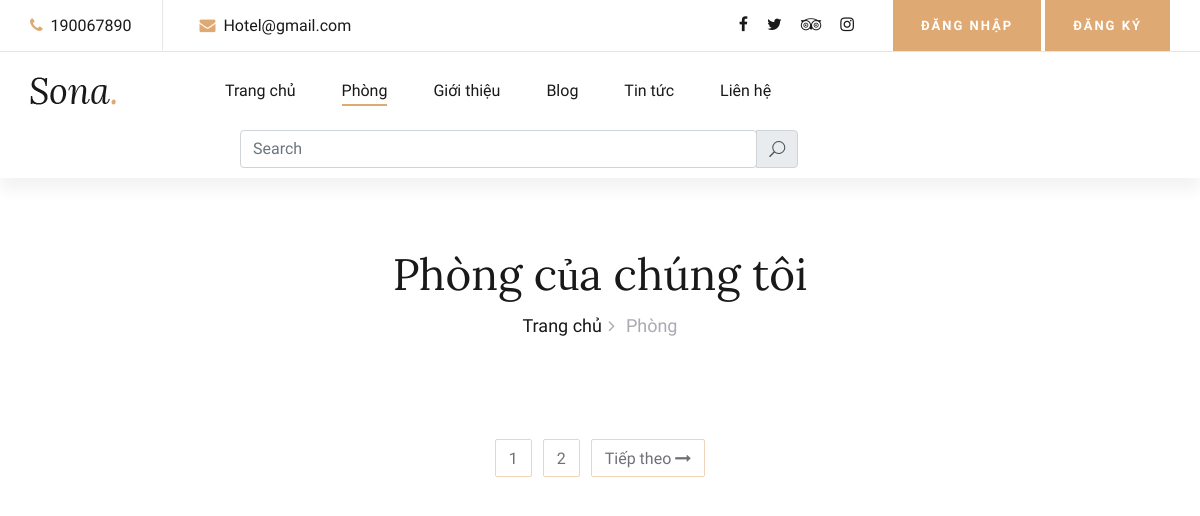
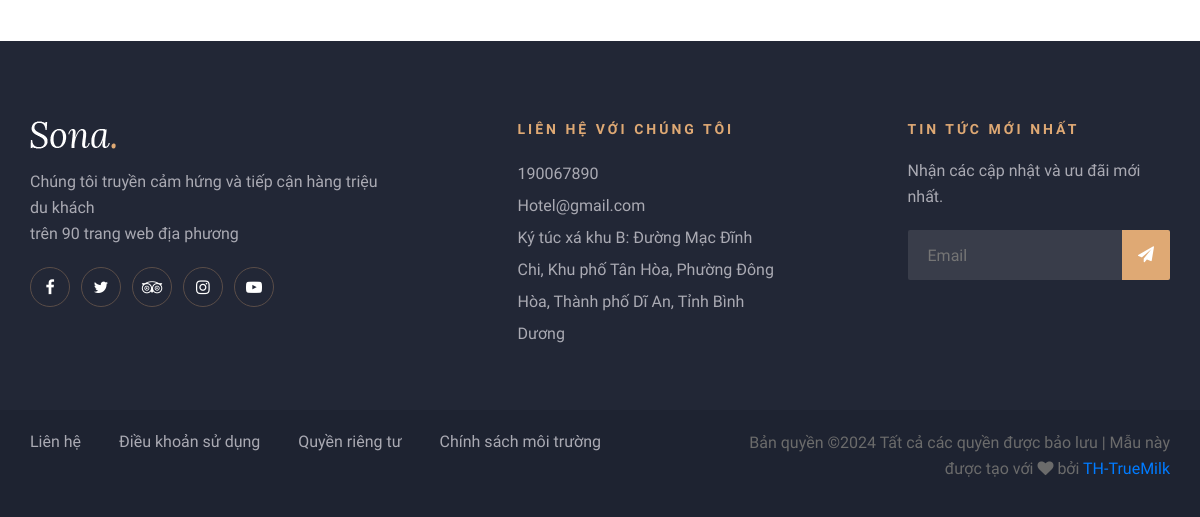
Page /rooms/ on the earlier database version (2 pictures, top to bottom).
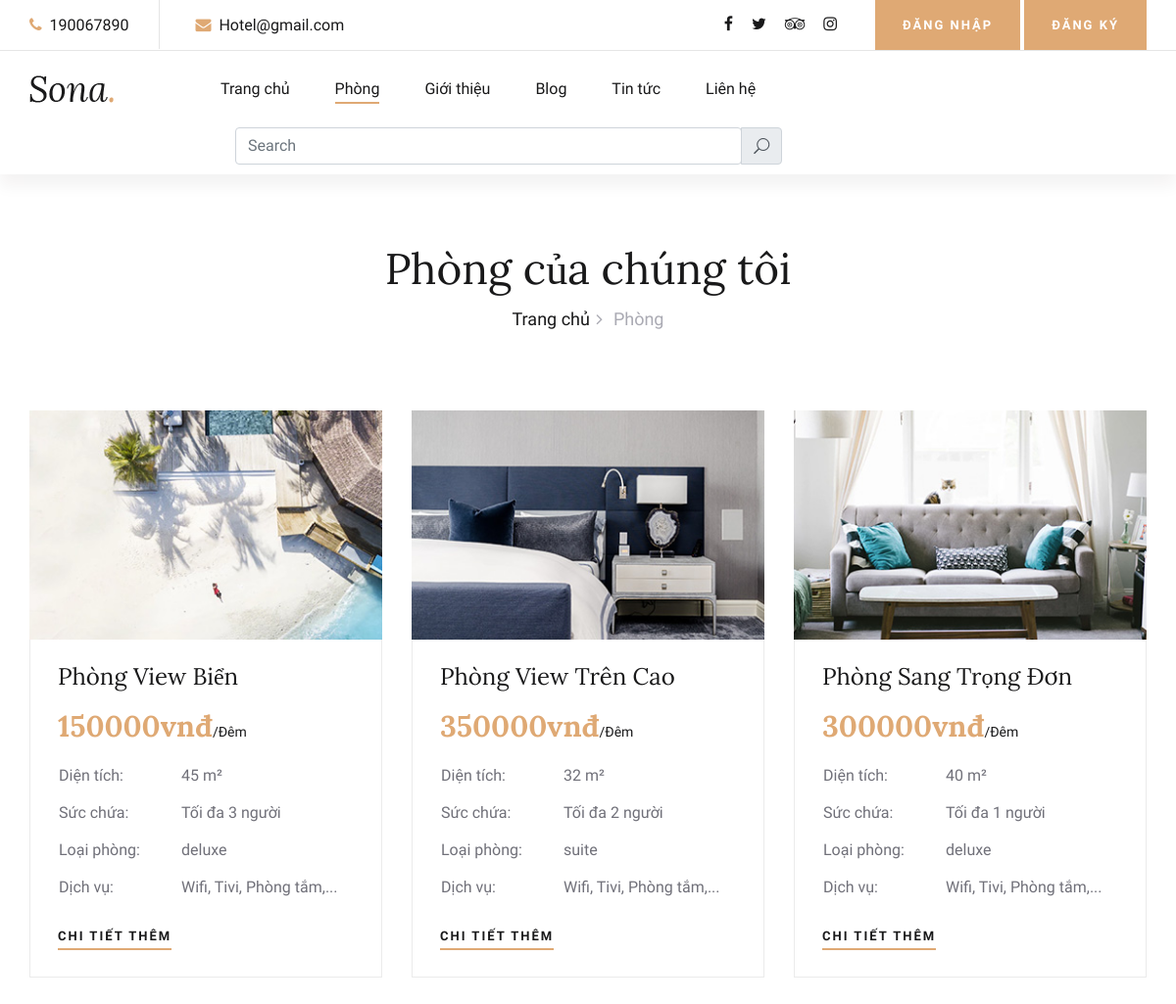
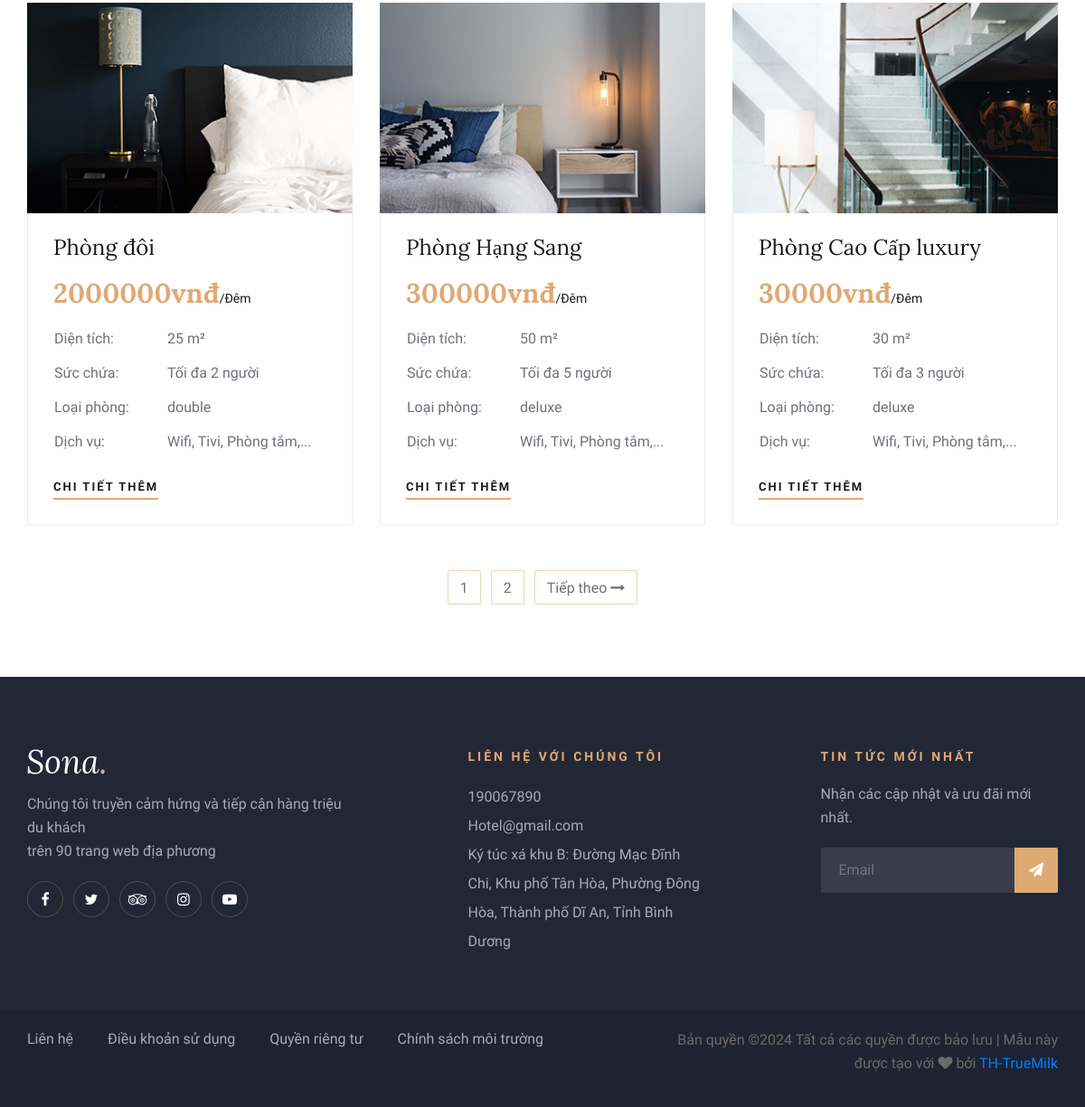
Same page on the later database version (2 pictures, top to bottom).
### app/models.py (models this page shows, shortened)
class Room(models.Model):
    ROOM_TYPES = (
        ('single', 'Phòng đơn'),
        ('double', 'Phòng đôi'),
        ('suite', 'Phòng suite'),
        ('deluxe', 'Phòng cao cấp'),
    )
    name = models.CharField(max_length=200, verbose_name="Tên phòng")
    room_type = models.CharField(max_length=20, choices=ROOM_TYPES, verbose_name="Loại phòng")
    price = models.DecimalField(max_digits=10, decimal_places=2, verbose_name="Giá mỗi đêm (VNĐ)")
    size = models.IntegerField(help_text="Diện tích tính bằng mét vuông", verbose_name="Diện tích")
    service = models.CharField(max_length=200, verbose_name="Dịch vụ")
    capacity = models.IntegerField(help_text="Số khách tối đa", verbose_name="Sức chứa")
    description = RichTextField(verbose_name="Mô tả chi tiết")
    image = models.ImageField(upload_to='rooms/', verbose_name="Hình ảnh")
    is_available = models.BooleanField(default=True, verbose_name="Còn trống")
    created_at = models.DateTimeField(auto_now_add=True, verbose_name="Ngày tạo")
    updated_at = models.DateTimeField(auto_now=True, verbose_name="Ngày cập nhật")
    class Meta:
        ordering = ['-created_at']
        verbose_name = "Phòng"
        verbose_name_plural = "Các phòng"

### app/views.py (the view)
# urls.py: path('rooms/', views.rooms, name='rooms'),
def rooms(request):
    rooms = Room.objects.all()
    context = {'rooms': rooms}
    return render(request, 'rooms.html',context)

### app/templates/rooms.html (shortened to what this page needs)
{% load static %}
<!DOCTYPE html>
<html lang="vi">
<head>
    <link rel="stylesheet" href="{% static 'css/bootstrap.min.css' %}" type="text/css">
    <link rel="stylesheet" href="{% static 'css/font-awesome.min.css' %}" type="text/css">
    <link rel="stylesheet" href="{% static 'css/elegant-icons.css' %}" type="text/css">
    <link rel="stylesheet" href="{% static 'css/flaticon.css' %}" type="text/css">
    <link rel="stylesheet" href="{% static 'css/owl.carousel.min.css' %}" type="text/css">
    <link rel="stylesheet" href="{% static 'css/nice-select.css' %}" type="text/css">
    <link rel="stylesheet" href="{% static 'css/jquery-ui.min.css' %}" type="text/css">
    <link rel="stylesheet" href="{% static 'css/magnific-popup.css' %}" type="text/css">
    <link rel="stylesheet" href="{% static 'css/slicknav.min.css' %}" type="text/css">
    <link rel="stylesheet" href="{% static 'css/style.css' %}" type="text/css">
</head>
<body>
    <header class="header-section header-normal">
        <div class="top-nav">
            <div class="container">
                <div class="row">
                    <div class="col-lg-6">
                        <ul class="tn-left">
                            <li><i class="fa fa-phone"></i> 190067890</li>
                            <li><i class="fa fa-envelope"></i> Hotel@gmail.com</li>
                        </ul>
                    </div>
                    <div class="col-lg-6">
                        <div class="tn-right">
                            <div class="top-social">
                                <a href="#"><i class="fa fa-facebook"></i></a>
                                <a href="#"><i class="fa fa-twitter"></i></a>
                                <a href="#"><i class="fa fa-tripadvisor"></i></a>
                                <a href="#"><i class="fa fa-instagram"></i></a>
                            </div>
                            <a href="{% url 'login' %}" class="bk-btn">đăng nhập</a>
                            <a href="{% url 'signup' %}" class="bk-btn">Đăng ký</a>
                        </div>
                    </div>
                </div>
            </div>
        </div>
        <div class="menu-item">
            <div class="container">
                <div class="row">
                    <div class="col-lg-2">
                        <div class="logo">
                            <a href="{% url 'index' %}">
                                <img src="{% static 'img/logo.png' %}" alt="">
                            </a>
                        </div>
                    </div>
                    <div class="col-lg-10">
                        <div class="nav-menu">
                            <nav class="mainmenu">
                                <ul>
                                    <li><a href="{% url 'index' %}">Trang chủ</a></li>
                                    <li class="active"><a href="{% url 'rooms' %}">Phòng</a></li>
                                    <li><a href="{% url 'about-us' %}">Giới thiệu</a></li>
                                    <li><a href="{% url 'blog-details' %}">Blog</a></li>
                                    <li><a href="{% url 'blog' %}">Tin tức</a></li>
                                    <li><a href="{% url 'contact' %}">Liên hệ</a></li>
                                </ul>
                            </nav>
                            <div class="container"style="margin-bottom: 10px;">
                                <div class="input-group">
                                    <input type="search" class="form-control rounded" placeholder="Search" aria-label="Search" aria-describedby="search-addon">
                                    <div class="input-group-append">
                                        <span class="input-group-text" id="search-addon">
                                            <i class="icon_search"></i>
                                        </span>
                                    </div>
                                </div>
                            </div>
                        </div>
                    </div>
                </div>
            </div>
        </div>
    </header>
    <div class="breadcrumb-section">
        <div class="container">
            <div class="row">
                <div class="col-lg-12">
                    <div class="breadcrumb-text">
                        <h2>Phòng của chúng tôi</h2>
                        <div class="bt-option">
                            <a href="{% url 'index' %}">Trang chủ</a>
                            <span>Phòng</span>
                        </div>
                    </div>
                </div>
            </div>
        </div>
    </div>
    <section class="rooms-section spad">
        <div class="container">
            <div class="row">
                {%for room in rooms%}
                <div class="col-lg-4 col-md-6">
                    <div class="room-item">
                        <img src="{{room.image.url}}" alt="">
                        <div class="ri-text">
                            <h4>{{ room.name }}</h4>
                            <h3>{{ room.price |floatformat:0  }}vnđ<span>/Đêm</span></h3>
                            <table>
                                <tbody>
                                    <tr>
                                        <td class="r-o">Diện tích:</td>
                                        <td>{{ room.size }} m²</td>
                                    </tr>
                                    <tr>
                                        <td class="r-o">Sức chứa:</td>
                                        <td>Tối đa {{ room.capacity }} người</td>
                                    </tr>
                                    <tr>
                                        <td class="r-o">Loại phòng:</td>
                                        <td>{{ room.room_type }}</td>
                                    <tr>
                                        <td class="r-o">Dịch vụ:</td>
                                        <td>{{ room.service }}</td>
                                    </tr>
                                </tbody>
                            </table>
                            <a href="{% url 'room-details' %}" class="primary-btn">Chi tiết thêm</a>
                        </div>
                    </div>
                </div>
                {% endfor %}
                <div class="col-lg-12">
                    <div class="room-pagination">
                        <a href="#">1</a>
                        <a href="#">2</a>
                        <a href="#">Tiếp theo <i class="fa fa-long-arrow-right"></i></a>
                    </div>
                </div>
            </div>
        </div>
    </section>
    <footer class="footer-section">
        <div class="container">
            <div class="footer-text">
                <div class="row">
                    <div class="col-lg-4">
                        <div class="ft-about">
                            <div class="logo">
                                <a href="#">
                                    <img src="{% static 'img/footer-logo.png' %}" alt="">
                                </a>
                            </div>
                            <p>Chúng tôi truyền cảm hứng và tiếp cận hàng triệu du khách<br /> trên 90 trang web địa phương</p>
                            <div class="fa-social">
                                <a href="#"><i class="fa fa-facebook"></i></a>
                                <a href="#"><i class="fa fa-twitter"></i></a>
                                <a href="#"><i class="fa fa-tripadvisor"></i></a>
                                <a href="#"><i class="fa fa-instagram"></i></a>
                                <a href="#"><i class="fa fa-youtube-play"></i></a>
                            </div>
                        </div>
                    </div>
                    <div class="col-lg-3 offset-lg-1">
                        <div class="ft-contact">
                            <h6>Liên hệ với chúng tôi</h6>
                            <ul>
                                <li>190067890</li>
                                <li>Hotel@gmail.com</li>
                                <li>Ký túc xá khu B: Đường Mạc Đĩnh Chi, Khu phố Tân Hòa, Phường Đông Hòa, Thành phố Dĩ An, Tỉnh Bình Dương</li>
                            </ul>
                        </div>
                    </div>
                    <div class="col-lg-3 offset-lg-1">
                        <div class="ft-newslatter">
                            <h6>Tin tức mới nhất</h6>
                            <p>Nhận các cập nhật và ưu đãi mới nhất.</p>
                            <form action="#" class="fn-form">
                                <input type="text" placeholder="Email">
                                <button type="submit"><i class="fa fa-send"></i></button>
                            </form>
                        </div>
                    </div>
                </div>
            </div>
        </div>
        <div class="copyright-option">
            <div class="container">
                <div class="row">
                    <div class="col-lg-7">
                        <ul>
                            <li><a href="#">Liên hệ</a></li>
                            <li><a href="#">Điều khoản sử dụng</a></li>
                            <li><a href="#">Quyền riêng tư</a></li>
                            <li><a href="#">Chính sách môi trường</a></li>
                        </ul>
                    </div>
                    <div class="col-lg-5">
                        <div class="co-text"><p>
  Bản quyền &copy;<script>document.write(new Date().getFullYear());</script> Tất cả các quyền được bảo lưu | Mẫu này được tạo với <i class="fa fa-heart" aria-hidden="true"></i> bởi <a href="https://colorlib.com" target="_blank">TH-TrueMilk</a>
  </p></div>
                    </div>
                </div>
            </div>
        </div>
    </footer>
</body>
</html>

Differences in the rows shown:
added Room: image (picture), name "Phòng View Biển", price "150000", size "45", capacity "3", room_type "deluxe", service "Wifi, Tivi, Phòng tắm,..."
added Room: image (picture), name "Phòng View Trên Cao", price "350000", size "32", capacity "2", room_type "suite", service "Wifi, Tivi, Phòng tắm,..."
added Room: image (picture), name "Phòng Sang Trọng Đơn", price "300000", size "40", capacity "1", room_type "deluxe", service "Wifi, Tivi, Phòng tắm,..."
added Room: image (picture), name "Phòng đôi", price "2000000", size "25", capacity "2", room_type "double", service "Wifi, Tivi, Phòng tắm,..."
added Room: image (picture), name "Phòng Hạng Sang", price "300000", size "50", capacity "5", room_type "deluxe", service "Wifi, Tivi, Phòng tắm,..."
added Room: image (picture), name "Phòng Cao Cấp luxury", price "30000", size "30", capacity "3", room_type "deluxe", service "Wifi, Tivi, Phòng tắm,..."
